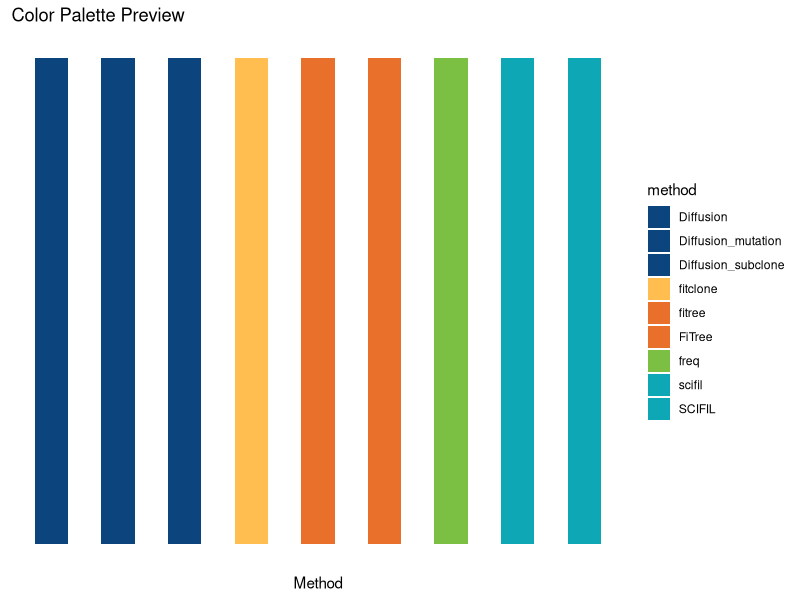
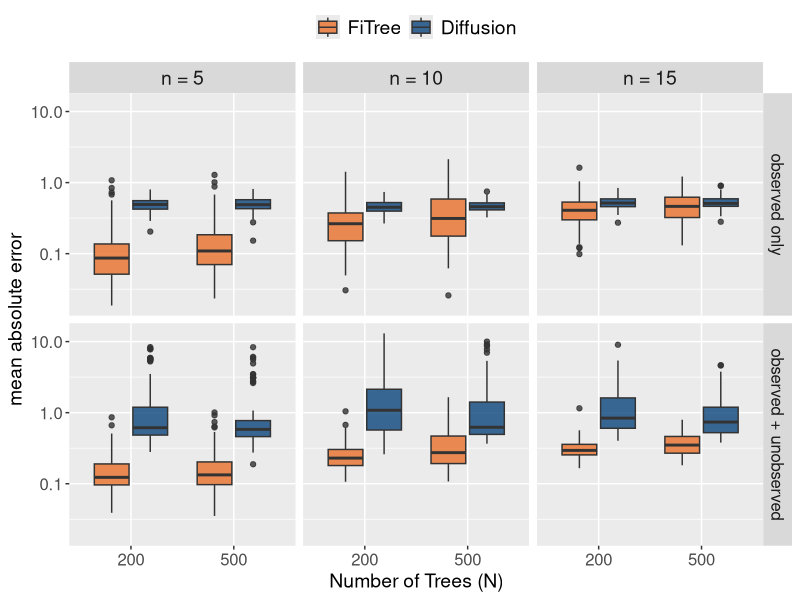
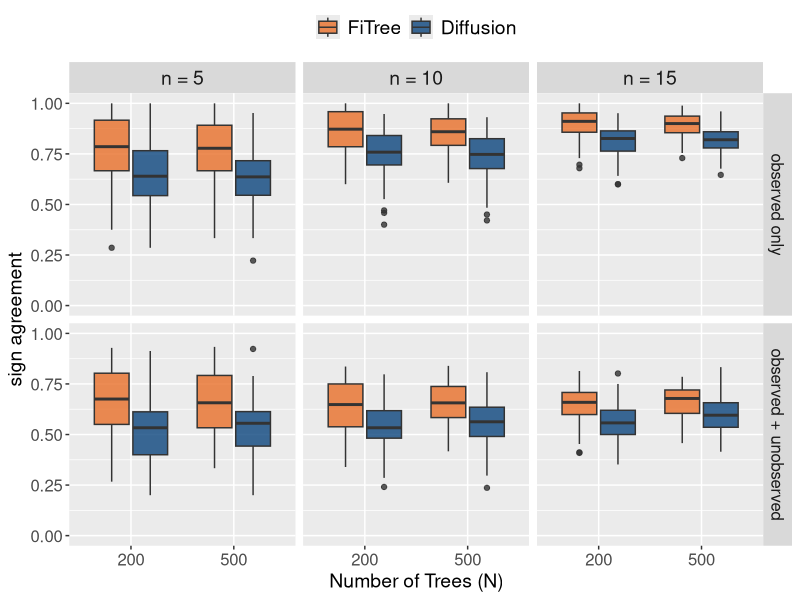
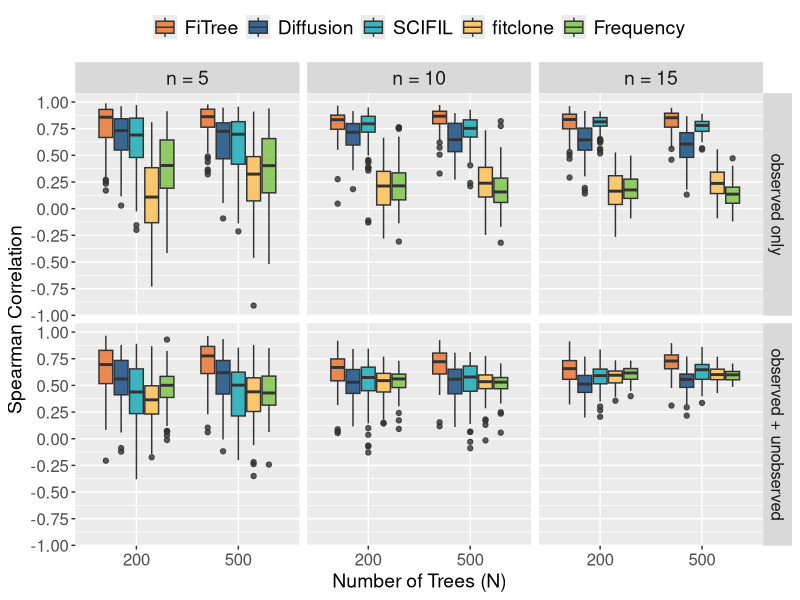
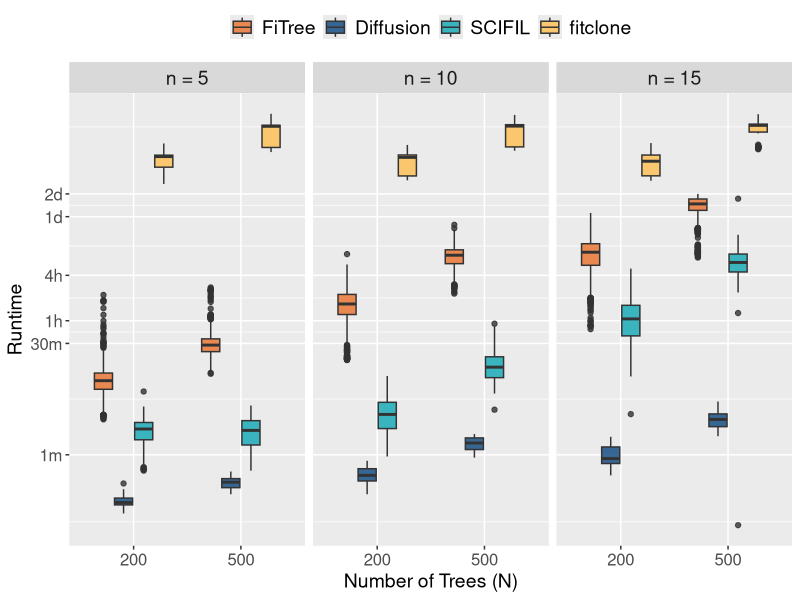

Generate these figures, in order, with R:
########################### Setup ###########################
library(ggplot2)
library(dplyr)
library(tidyr)
library(ggpubr)

color_palette <- c(
  "FiTree" = "#e8702a",
  "fitree" = "#e8702a",
  "freq" = "#7bc043",
  "SCIFIL" = "#0ea7b5",
  "scifil" = "#0ea7b5",
  "fitclone" = "#ffbe4f",
  "Diffusion" = "#0c457d",
  "Diffusion_subclone" = "#0c457d",
  "Diffusion_mutation" = "#0c457d"
)

# visualize the color palette
color_df <- data.frame(
  method = names(color_palette),
  color = color_palette
)
ggplot(color_df, aes(x = method, fill = method)) +
  geom_bar(stat = "identity", aes(y = 1), width = 0.5) +  # Use a dummy y value for equal bars
  scale_fill_manual(values = color_palette) +
  theme_minimal() +
  labs(title = "Color Palette Preview", x = "Method", y = "") +
  theme(axis.text.y = element_blank(),  # Hide y-axis text
        axis.ticks.y = element_blank(),
        axis.title.y = element_blank(),
        axis.text.x = element_blank(),
        panel.grid = element_blank())

########################### Evaluate absolute fitness ###########################

# Read data
fitness_df_all <- read.csv("analysis/simulations/data/fitness_masked_normal.csv") # Figure 3ab
# fitness_df_all <- read.csv("analysis/simulations/data/fitness_normal.csv") # Figure S12
# fitness_df_all <- read.csv("analysis/simulations/data/fitness_conditional_normal.csv") # Figure S13


(g_mae <- fitness_df_all %>%
  filter(metric == "mae") %>%
  mutate(method = factor(method, levels = c("FiTree", "Diffusion", "SCIFIL", "fitclone", "Frequency"))) %>%
  ggplot(aes(x = factor(N), y = value, fill = method)) +
  facet_grid(
    rows = vars(observed),
    cols = vars(n),
    labeller = labeller(
      n = function(x) paste0("n = ", x),
      observed = function(x) ifelse(x == "observed", "observed only", "observed + unobserved")
    )
  ) +
  geom_boxplot(alpha = 0.8) +
  scale_fill_manual(
    values = color_palette,
    labels = c("FiTree", "Diffusion", "SCIFIL", "fitclone", "Frequency")
  ) +
  theme(
    axis.text.x = element_text(size = 12),
    axis.text.y = element_text(size = 12),
    axis.title.y = element_text(size = 14),
    axis.title.x = element_text(size = 14),
    legend.text = element_text(size = 14),
    legend.title = element_blank(),
    legend.position = "top",
    strip.text.x = element_text(size = 14),
    strip.text.y = element_text(size = 12)
  ) +
  labs(
    x = "Number of Trees (N)",
    y = "mean absolute error"
  ) +
  scale_y_log10())

(g_sign <- fitness_df_all %>%
  filter(metric == "sign") %>%
  mutate(method = factor(method, levels = c("FiTree", "Diffusion", "SCIFIL", "fitclone", "Frequency"))) %>%
  ggplot(aes(x = factor(N), y = value, fill = method)) +
  facet_grid(
    rows = vars(observed),
    cols = vars(n),
    labeller = labeller(
      n = function(x) paste0("n = ", x),
      observed = function(x) ifelse(x == "observed", "observed only", "observed + unobserved")
    )
  ) +
  geom_boxplot(alpha = 0.8) +
  scale_fill_manual(
    values = color_palette,
    labels = c("FiTree", "Diffusion", "SCIFIL", "fitclone", "Frequency")
  ) +
  theme(
    axis.text.x = element_text(size = 12),
    axis.text.y = element_text(size = 12),
    axis.title.y = element_text(size = 14),
    axis.title.x = element_text(size = 14),
    legend.text = element_text(size = 14),
    legend.title = element_blank(),
    legend.position = "top",
    strip.text.x = element_text(size = 14),
    strip.text.y = element_text(size = 12)
  ) +
  labs(
    x = "Number of Trees (N)",
    y = "sign agreement"
  ) +
  ylim(0, 1))



########################### Evaluate spearman correlation ###########################

# read data
sc_df_all <- read.csv("analysis/simulations/data/sc_masked_normal.csv") # Figure 3c
# sc_df_all <- read.csv("analysis/simulations/data/sc_normal.csv") # Figure S12
# sc_df_all <- read.csv("analysis/simulations/data/sc_conditional_normal.csv") # Figure S13

(g_sc <- sc_df_all %>%
    filter(method != "Diffusion_subclone") %>%
    mutate(
      method = factor(method, 
      levels = c("fitree", "Diffusion_mutation", "scifil", "fitclone", "freq"))
    ) %>%
    ggplot(aes(x = factor(N), y = value, fill = method)) +
    facet_grid(
      rows = vars(observed),
      cols = vars(n),
      labeller = labeller(
        n = function(x) paste0("n = ", x),
        observed = function(x) ifelse(x == "observed", "observed only", "observed + unobserved")
      )
    ) +
    geom_boxplot(alpha = 0.8) +
    scale_fill_manual(
      values = color_palette,
      labels = c("FiTree", "Diffusion", "SCIFIL", "fitclone", "Frequency")
    ) +
    theme(
      axis.text.x = element_text(size = 12),
      axis.text.y = element_text(size = 12),
      axis.title.y = element_text(size = 14),
      axis.title.x = element_text(size = 14),
      legend.text = element_text(size = 14),
      legend.title = element_blank(),
      legend.position = "top",
      strip.text.x = element_text(size = 14),
      strip.text.y = element_text(size = 12)
    ) +
    labs(
      x = "Number of Trees (N)",
      y = "Spearman Correlation"
    ) +
    scale_y_continuous(
      breaks = seq(-1, 1, 0.25),
      limits = c(sc_df_all %>% pull(value) %>% range(na.rm=TRUE))
    ))


########################### Evaluate runtime ###########################

# read data
runtime_df_all <- read.csv("analysis/simulations/data/simulation_runtimes.csv")

runtime_df_all[runtime_df_all$rule == "rule_run_fitclone", "runtime"] <- runtime_df_all[runtime_df_all$rule == "rule_run_fitclone", "runtime"] * 100


# plot runtime (faceted by n and N and grouped by rule)
(g_runtime <- runtime_df_all %>%
  filter(rule %in% c(
    "rule_run_fitree_masked_normal",
    "rule_run_diffusion",
    "rule_run_SCIFIL",
    "rule_run_fitclone"
  )) %>%
  mutate(
    rule = factor(
      rule,
      levels = c(
        "rule_run_fitree_masked_normal",
        "rule_run_diffusion",
        "rule_run_SCIFIL",
        "rule_run_fitclone"
      )
    )
  ) %>%
  ggplot(aes(x = factor(N), y = runtime, fill = rule)) +
  facet_grid(
    cols = vars(n),
    labeller = labeller(
      n = function(x) paste0("n = ", x)
    )
  ) +
  geom_boxplot(alpha = 0.8) +
  scale_y_log10(
    breaks = c(1, 60, 1800, 3600, 14400, 86400, 172800),
    labels = c("1s", "1m", "30m", "1h", "4h", "1d", "2d")
  ) +
  scale_fill_manual(
    values = c(
      "rule_run_fitree_masked_normal" = "#e8702a",
      "rule_run_diffusion" = "#0c457d",
      "rule_run_SCIFIL" = "#0ea7b5",
      "rule_run_fitclone" = "#ffbe4f"
    ),
    labels = c("FiTree", "Diffusion", "SCIFIL", "fitclone")
  ) +
  theme(
    axis.text.x = element_text(size = 12),
    axis.text.y = element_text(size = 12),
    axis.title.y = element_text(size = 14),
    axis.title.x = element_text(size = 14),
    legend.text = element_text(size = 14),
    legend.title = element_blank(),
    legend.position = "top",
    strip.text.x = element_text(size = 14),
    strip.text.y = element_text(size = 12)
  ) +
  labs(
    x = "Number of Trees (N)",
    y = "Runtime"
  )) 
